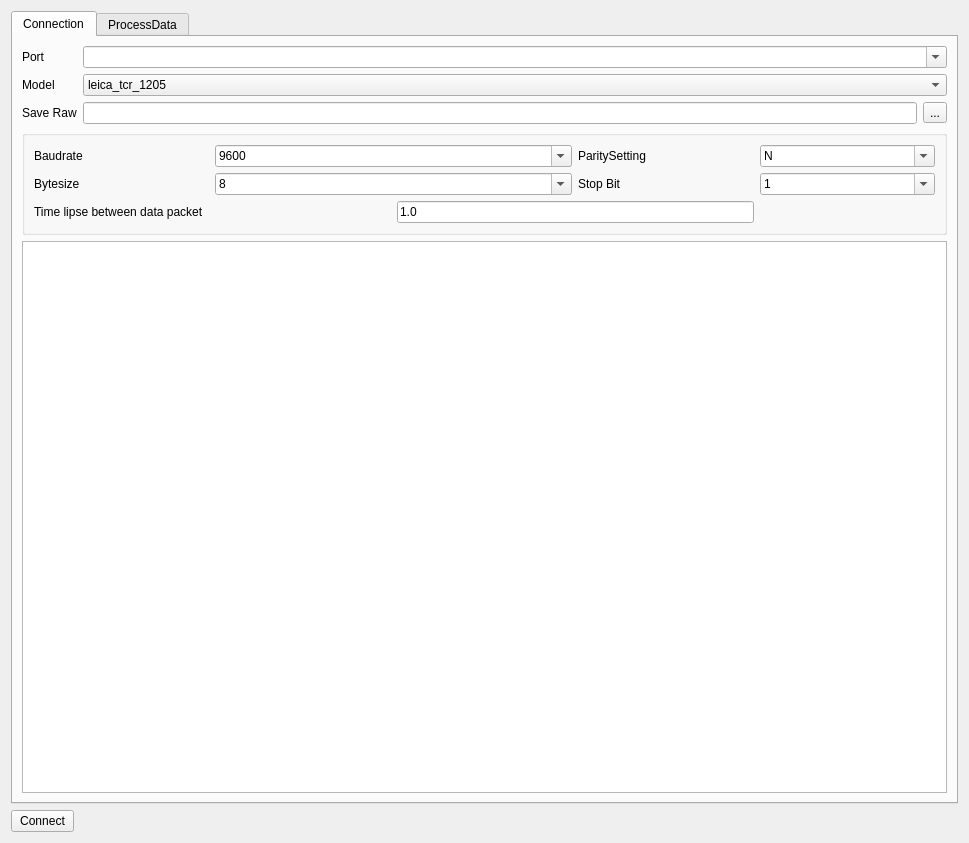
<?xml version="1.0" encoding="UTF-8"?>
<ui version="4.0">
 <class>TotalopenstationDialogBase</class>
 <widget class="QDialog" name="TotalopenstationDialogBase">
  <property name="geometry">
   <rect>
    <x>0</x>
    <y>0</y>
    <width>969</width>
    <height>843</height>
   </rect>
  </property>
  <property name="windowTitle">
   <string>Total Open Station luncher</string>
  </property>
  <property name="windowIcon">
   <iconset resource="resources.qrc">
    <normaloff>:/plugins/totalstation/icon.png</normaloff>:/plugins/totalstation/icon.png</iconset>
  </property>
  <layout class="QGridLayout" name="gridLayout">
   <item row="0" column="0" colspan="2">
    <widget class="QTabWidget" name="tabWidget">
     <property name="currentIndex">
      <number>0</number>
     </property>
     <widget class="QWidget" name="Connection">
      <attribute name="title">
       <string>Connection</string>
      </attribute>
      <layout class="QGridLayout" name="gridLayout_2">
       <item row="2" column="1">
        <widget class="QLineEdit" name="lineEdit_save_raw"/>
       </item>
       <item row="2" column="0">
        <widget class="QLabel" name="label_8">
         <property name="text">
          <string>Save Raw</string>
         </property>
        </widget>
       </item>
       <item row="2" column="2">
        <widget class="QToolButton" name="toolButton_save_raw">
         <property name="text">
          <string>...</string>
         </property>
        </widget>
       </item>
       <item row="1" column="0">
        <widget class="QLabel" name="label_2">
         <property name="text">
          <string>Model</string>
         </property>
        </widget>
       </item>
       <item row="1" column="1" colspan="2">
        <widget class="QComboBox" name="comboBox_model">
         <item>
          <property name="text">
           <string>leica_tcr_1205</string>
          </property>
         </item>
         <item>
          <property name="text">
           <string>leica_tcr_705</string>
          </property>
         </item>
         <item>
          <property name="text">
           <string>nikon_npl_350</string>
          </property>
         </item>
         <item>
          <property name="text">
           <string>trimble</string>
          </property>
         </item>
         <item>
          <property name="text">
           <string>zeiss_elta_r55</string>
          </property>
         </item>
         <item>
          <property name="text">
           <string>topcon_gpt_3005</string>
          </property>
         </item>
         <item>
          <property name="text">
           <string>custom</string>
          </property>
         </item>
        </widget>
       </item>
       <item row="0" column="0">
        <widget class="QLabel" name="label">
         <property name="text">
          <string>Port</string>
         </property>
        </widget>
       </item>
       <item row="0" column="1" colspan="2">
        <widget class="QComboBox" name="comboBox_port">
         <property name="editable">
          <bool>true</bool>
         </property>
         <property name="currentText">
          <string/>
         </property>
         <item>
          <property name="text">
           <string/>
          </property>
         </item>
         <item>
          <property name="text">
           <string>COM3</string>
          </property>
         </item>
         <item>
          <property name="text">
           <string>COM4</string>
          </property>
         </item>
         <item>
          <property name="text">
           <string>COM5</string>
          </property>
         </item>
         <item>
          <property name="text">
           <string>/dev/ttyUSB0</string>
          </property>
         </item>
         <item>
          <property name="text">
           <string>/dev/ttyS0</string>
          </property>
         </item>
        </widget>
       </item>
       <item row="4" column="0" colspan="3">
        <widget class="QTableView" name="tableView">
         <property name="alternatingRowColors">
          <bool>true</bool>
         </property>
         <property name="gridStyle">
          <enum>Qt::DashDotDotLine</enum>
         </property>
        </widget>
       </item>
       <item row="3" column="0" colspan="3">
        <widget class="QGroupBox" name="mSerialSettingsGroup">
         <property name="title">
          <string/>
         </property>
         <layout class="QGridLayout" name="gridLayout_4">
          <item row="0" column="0">
           <widget class="QLabel" name="label_3">
            <property name="text">
             <string>Baudrate</string>
            </property>
           </widget>
          </item>
          <item row="0" column="1" colspan="2">
           <widget class="QComboBox" name="comboBox_2">
            <property name="editable">
             <bool>true</bool>
            </property>
            <item>
             <property name="text">
              <string>9600</string>
             </property>
            </item>
            <item>
             <property name="text">
              <string>1200</string>
             </property>
            </item>
            <item>
             <property name="text">
              <string>2400</string>
             </property>
            </item>
            <item>
             <property name="text">
              <string>4800</string>
             </property>
            </item>
           </widget>
          </item>
          <item row="0" column="3">
           <widget class="QLabel" name="label_5">
            <property name="text">
             <string>ParitySetting</string>
            </property>
           </widget>
          </item>
          <item row="0" column="4">
           <widget class="QComboBox" name="comboBox_4">
            <property name="editable">
             <bool>true</bool>
            </property>
            <item>
             <property name="text">
              <string>N</string>
             </property>
            </item>
            <item>
             <property name="text">
              <string>E</string>
             </property>
            </item>
            <item>
             <property name="text">
              <string>O</string>
             </property>
            </item>
           </widget>
          </item>
          <item row="1" column="0">
           <widget class="QLabel" name="label_4">
            <property name="text">
             <string>Bytesize</string>
            </property>
           </widget>
          </item>
          <item row="1" column="1" colspan="2">
           <widget class="QComboBox" name="comboBox_3">
            <property name="editable">
             <bool>true</bool>
            </property>
            <item>
             <property name="text">
              <string>8</string>
             </property>
            </item>
            <item>
             <property name="text">
              <string>7</string>
             </property>
            </item>
            <item>
             <property name="text">
              <string>6</string>
             </property>
            </item>
            <item>
             <property name="text">
              <string>5</string>
             </property>
            </item>
           </widget>
          </item>
          <item row="1" column="3">
           <widget class="QLabel" name="label_7">
            <property name="text">
             <string>Stop Bit</string>
            </property>
           </widget>
          </item>
          <item row="1" column="4">
           <widget class="QComboBox" name="comboBox_6">
            <property name="editable">
             <bool>true</bool>
            </property>
            <item>
             <property name="text">
              <string>1</string>
             </property>
            </item>
            <item>
             <property name="text">
              <string>2</string>
             </property>
            </item>
           </widget>
          </item>
          <item row="2" column="0" colspan="2">
           <widget class="QLabel" name="label_6">
            <property name="text">
             <string>Time lipse between data packet</string>
            </property>
           </widget>
          </item>
          <item row="2" column="2" colspan="2">
           <widget class="QLineEdit" name="lineEdit">
            <property name="text">
             <string>1.0</string>
            </property>
           </widget>
          </item>
         </layout>
        </widget>
       </item>
      </layout>
     </widget>
     <widget class="QWidget" name="ProcessData">
      <attribute name="title">
       <string>ProcessData</string>
      </attribute>
      <layout class="QGridLayout" name="gridLayout_3">
       <item row="4" column="0" colspan="2">
        <layout class="QHBoxLayout" name="horizontalLayout_2">
         <item>
          <widget class="QLineEdit" name="lineEdit_output"/>
         </item>
         <item>
          <widget class="QToolButton" name="toolButton_output">
           <property name="text">
            <string>...</string>
           </property>
          </widget>
         </item>
        </layout>
       </item>
       <item row="3" column="0" colspan="2">
        <widget class="QComboBox" name="comboBox_format2">
         <item>
          <property name="text">
           <string>geojson</string>
          </property>
         </item>
         <item>
          <property name="text">
           <string>dxf</string>
          </property>
         </item>
         <item>
          <property name="text">
           <string>csv</string>
          </property>
         </item>
         <item>
          <property name="text">
           <string>txt</string>
          </property>
         </item>
         <item>
          <property name="text">
           <string>dat</string>
          </property>
         </item>
         <item>
          <property name="text">
           <string>sql</string>
          </property>
         </item>
        </widget>
       </item>
       <item row="2" column="0">
        <spacer name="verticalSpacer">
         <property name="orientation">
          <enum>Qt::Vertical</enum>
         </property>
         <property name="sizeHint" stdset="0">
          <size>
           <width>20</width>
           <height>40</height>
          </size>
         </property>
        </spacer>
       </item>
       <item row="7" column="1">
        <widget class="QPushButton" name="pushButton_export">
         <property name="maximumSize">
          <size>
           <width>100</width>
           <height>16777215</height>
          </size>
         </property>
         <property name="text">
          <string>Process</string>
         </property>
        </widget>
       </item>
       <item row="1" column="0" colspan="2">
        <layout class="QHBoxLayout" name="horizontalLayout">
         <item>
          <widget class="QLineEdit" name="lineEdit_input"/>
         </item>
         <item>
          <widget class="QToolButton" name="toolButton_input">
           <property name="text">
            <string>...</string>
           </property>
          </widget>
         </item>
        </layout>
       </item>
       <item row="0" column="0" colspan="2">
        <widget class="QComboBox" name="comboBox_format">
         <item>
          <property name="text">
           <string>topcon_gts</string>
          </property>
         </item>
         <item>
          <property name="text">
           <string>leica_gsi</string>
          </property>
         </item>
         <item>
          <property name="text">
           <string>leica_tcr_1205</string>
          </property>
         </item>
         <item>
          <property name="text">
           <string>leica_tcr_705</string>
          </property>
         </item>
         <item>
          <property name="text">
           <string>nikon_raw_v200</string>
          </property>
         </item>
         <item>
          <property name="text">
           <string>sokkia_sdr33</string>
          </property>
         </item>
         <item>
          <property name="text">
           <string>trimble_are</string>
          </property>
         </item>
         <item>
          <property name="text">
           <string>zeiss_r5</string>
          </property>
         </item>
         <item>
          <property name="text">
           <string>zeiss_rec_500</string>
          </property>
         </item>
        </widget>
       </item>
       <item row="5" column="0">
        <spacer name="verticalSpacer_2">
         <property name="orientation">
          <enum>Qt::Vertical</enum>
         </property>
         <property name="sizeHint" stdset="0">
          <size>
           <width>20</width>
           <height>40</height>
          </size>
         </property>
        </spacer>
       </item>
      </layout>
     </widget>
    </widget>
   </item>
   <item row="1" column="0">
    <widget class="QPushButton" name="pushButton_connect">
     <property name="sizePolicy">
      <sizepolicy hsizetype="Expanding" vsizetype="Fixed">
       <horstretch>0</horstretch>
       <verstretch>0</verstretch>
      </sizepolicy>
     </property>
     <property name="maximumSize">
      <size>
       <width>63</width>
       <height>16777215</height>
      </size>
     </property>
     <property name="text">
      <string>Connect</string>
     </property>
    </widget>
   </item>
  </layout>
 </widget>
 <resources>
  <include location="resources.qrc"/>
 </resources>
 <connections>
  <connection>
   <sender>lineEdit_output</sender>
   <signal>textChanged(QString)</signal>
   <receiver>tableView</receiver>
   <slot>reset()</slot>
   <hints>
    <hint type="sourcelabel">
     <x>348</x>
     <y>156</y>
    </hint>
    <hint type="destinationlabel">
     <x>361</x>
     <y>628</y>
    </hint>
   </hints>
  </connection>
 </connections>
</ui>
